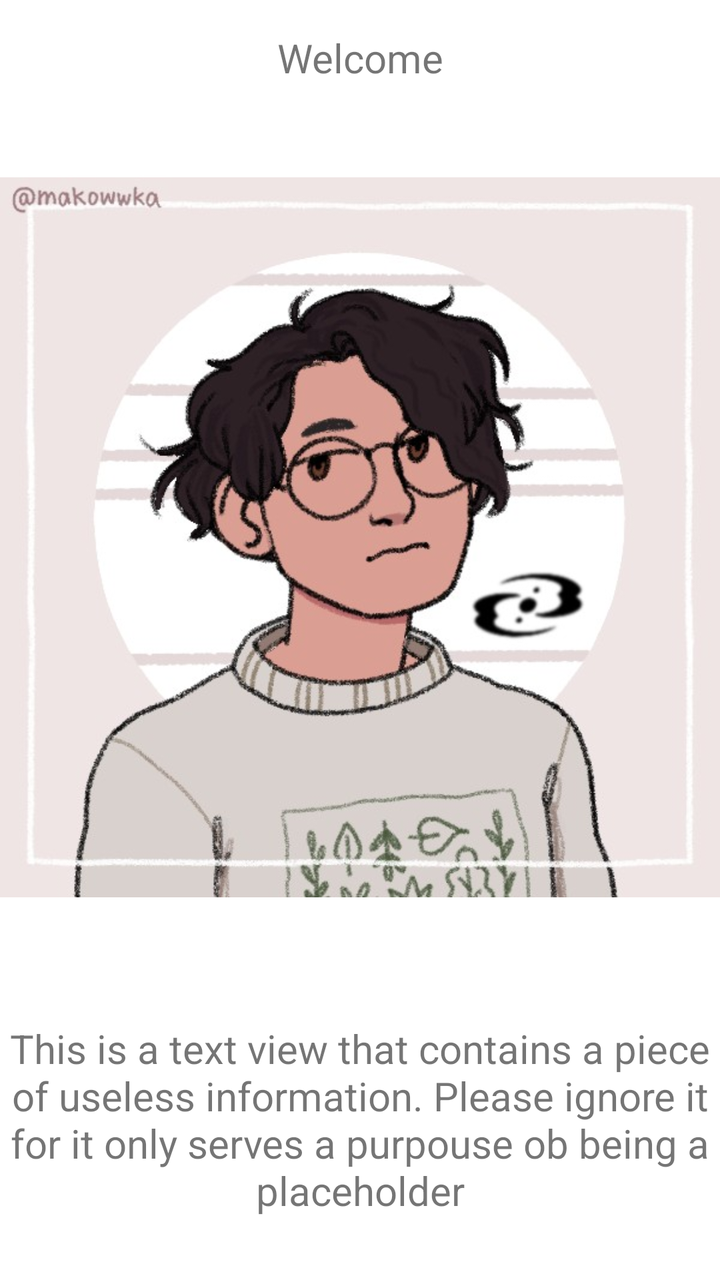
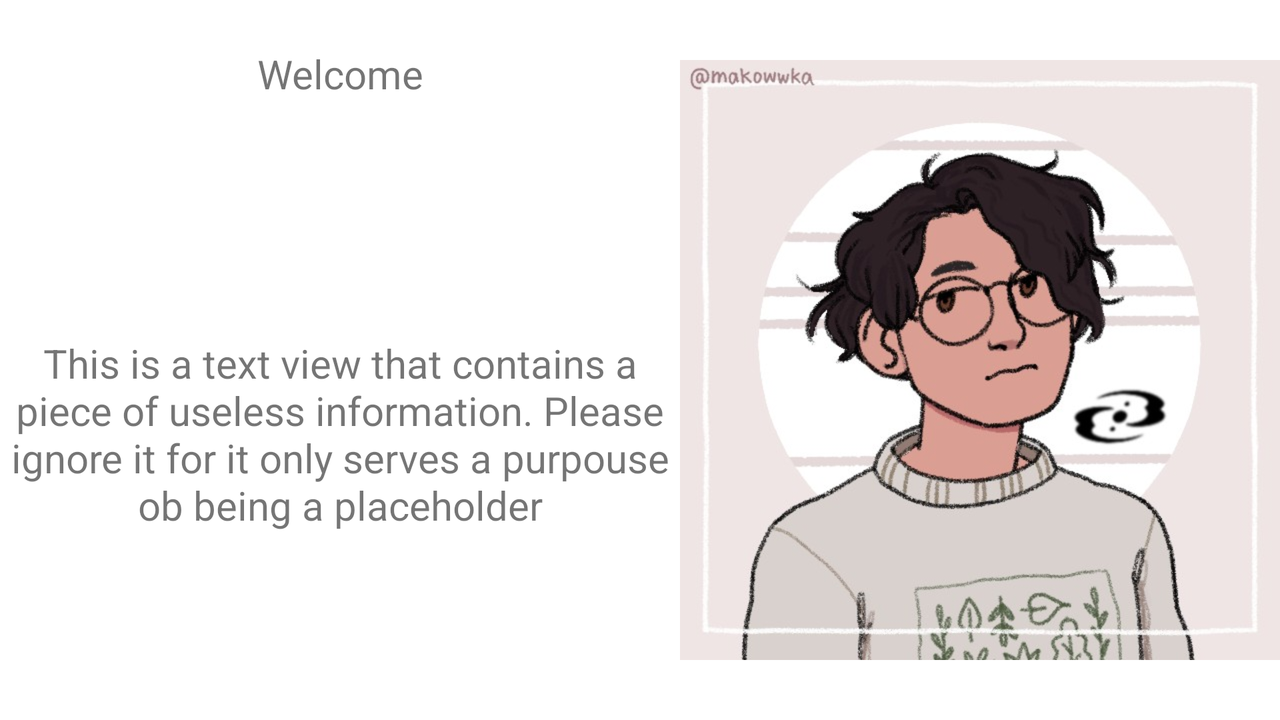

Two renders of one Android screen. The first uses the default layout on a phone; the second uses the alternative layout the repository ships for a different screen configuration, on a matching device. The two XML files are below.
<!-- AndroidManifest.xml: application theme Theme.Lista6_app -->
<!-- res/layout/fragment_home.xml -->
<?xml version="1.0" encoding="utf-8"?>
<LinearLayout xmlns:android="http://schemas.android.com/apk/res/android"
    xmlns:app="http://schemas.android.com/apk/res-auto"
    xmlns:tools="http://schemas.android.com/tools"
    android:layout_width="match_parent"
    android:layout_height="match_parent"
    android:orientation="vertical"
    tools:context=".HomeFragment" >

    <TextView
        android:id="@+id/invitation"
        android:layout_width="match_parent"
        android:layout_height="wrap_content"
        android:layout_gravity="center"
        android:layout_weight="0.2"
        android:gravity="center"
        android:text="@string/invitation"
        android:textSize="20sp" />

    <ImageView
        android:id="@+id/home_image"
        android:layout_width="match_parent"
        android:layout_height="359dp"
        android:layout_weight="0.4"
        android:src="@drawable/av_img1" />

    <TextView
        android:id="@+id/information"
        android:layout_width="match_parent"
        android:layout_height="wrap_content"
        android:layout_gravity="center"
        android:layout_weight="0.4"
        android:gravity="center"
        android:text="@string/information"
        android:textSize="20sp" />
</LinearLayout>
<!-- resources referenced by this layout -->
<resources>
  <!-- drawable av_img1: jpg bitmap (drawable, 57274 bytes) -->
  <string name="information">This is a text view that contains a piece of useless information. Please ignore it for it only serves a purpouse ob being a placeholder</string>
  <string name="invitation">Welcome</string>
  <style name="Theme.Lista6_app" parent="Theme.MaterialComponents.DayNight.DarkActionBar">
          
          <item name="colorPrimary">@color/purple_500</item>
          <item name="colorPrimaryVariant">@color/purple_700</item>
          <item name="colorOnPrimary">@color/white</item>
          
          <item name="colorSecondary">@color/teal_200</item>
          <item name="colorSecondaryVariant">@color/teal_700</item>
          <item name="colorOnSecondary">@color/black</item>
          
          <item name="android:statusBarColor" tools:targetApi="l">?attr/colorPrimaryVariant</item>
          
      </style>
  <color name="purple_500">#74707A</color>
  <color name="purple_700">#201D27</color>
  <color name="white">#FFFFFFFF</color>
  <color name="teal_200">#919191</color>
  <color name="teal_700">#889F9F</color>
  <color name="black">#FF000000</color>
</resources>
<!-- res/layout-land/fragment_home.xml (the repository's variant of the layout above) -->
<!-- drawn on the phone turned sideways -->
<?xml version="1.0" encoding="utf-8"?>
<LinearLayout xmlns:android="http://schemas.android.com/apk/res/android"
    xmlns:app="http://schemas.android.com/apk/res-auto"
    android:layout_width="match_parent"
    android:layout_height="match_parent">

    <LinearLayout
        android:layout_width="wrap_content"
        android:layout_height="match_parent"
        android:layout_weight="1"
        android:orientation="vertical">

        <TextView
            android:id="@+id/invitation"
            android:layout_width="match_parent"
            android:layout_height="wrap_content"
            android:layout_weight="0.2"
            android:gravity="center"
            android:text="@string/invitation"
            android:textSize="20sp" />

        <TextView
            android:id="@+id/information"
            android:layout_width="match_parent"
            android:layout_height="wrap_content"
            android:layout_weight="0.8"
            android:gravity="center"
            android:text="@string/information"
            android:textSize="20sp" />
    </LinearLayout>

    <ImageView
        android:id="@+id/home_image"
        android:layout_width="wrap_content"
        android:layout_height="match_parent"
        android:layout_weight="1"
        app:srcCompat="@drawable/av_img1" />
</LinearLayout>
